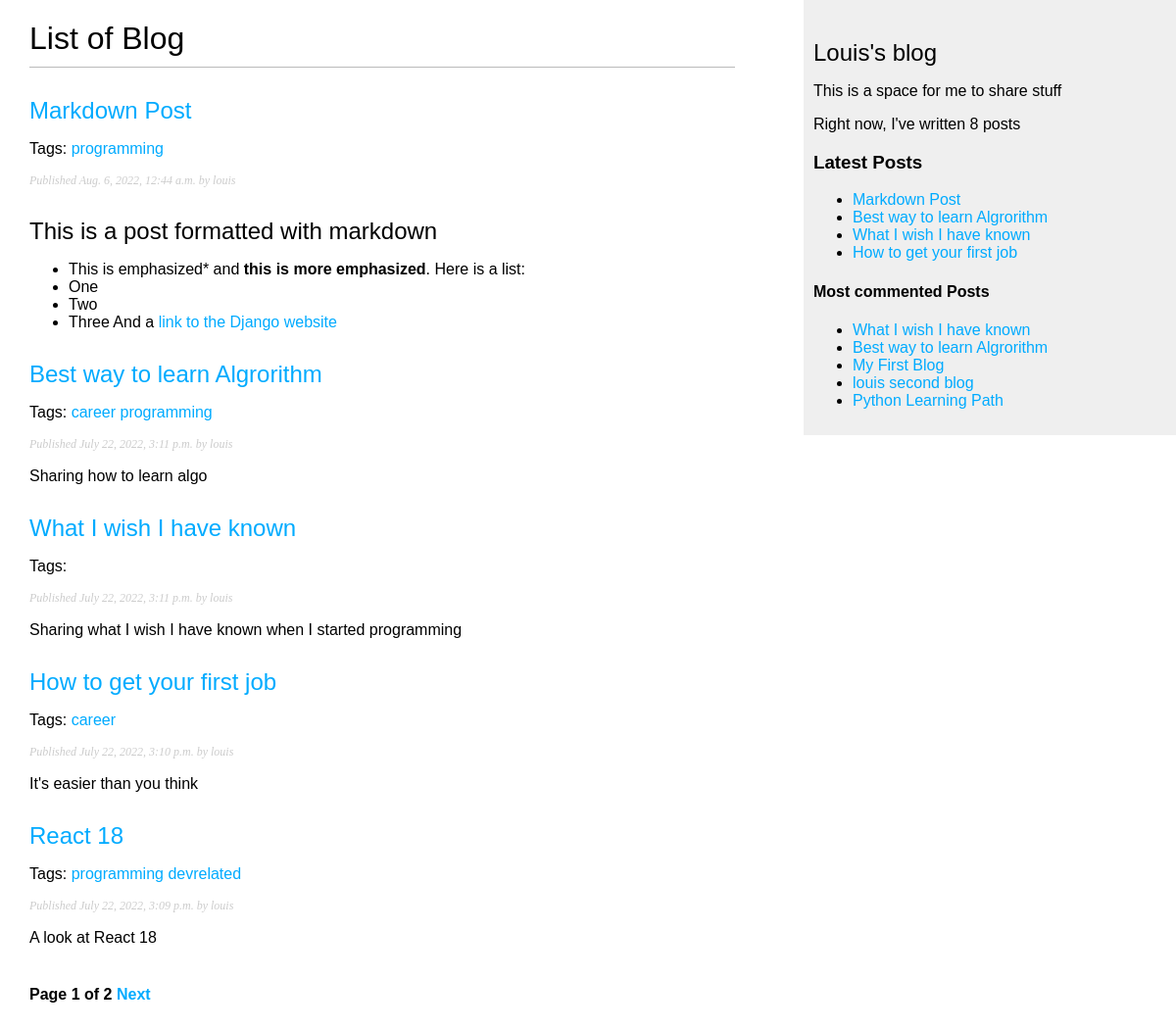
Screenshot of /blog/ with the database file from the repository.
### blog/models.py (models this page shows, shortened)
class Post(models.Model):
    STATUS_CHOICES =(
        ('draft', 'Draft'),
        ('published', 'Published'),
    )
    title = models.CharField(max_length=256)
    slug = models.SlugField(max_length=256, unique_for_date='publish')
    author = models.ForeignKey(User, on_delete=models.CASCADE, related_name='blog_posts')
    body = models.TextField()
    publish = models.DateTimeField(default=timezone.now)
    created = models.DateTimeField(auto_now_add=True)
    updated = models.DateTimeField(auto_now=True)
    status = models.CharField(max_length=10, choices=STATUS_CHOICES, default='draft')
    objects = models.Manager() # The default manager
    published = PublishedManager()
    tags = TaggableManager()
    def get_absolute_url(self):
        return reverse('blog:post_detail', args=[self.publish.year, self.publish.month, self.publish.day, self.slug])
    class Meta:
        ordering = ('-publish',)

### blog/views.py (the view)
# urls.py: path("", views.post_list, name="post_list"),
def post_list(request, tag_slug=None):
    object_list = Post.published.all()
    tag = None
    if tag_slug:
        tag = get_object_or_404(Tag, slug=tag_slug)
        object_list = object_list.filter(tags__in=[tag])
    paginator = Paginator(object_list, 5) # 5 posts in each page
    page = request.GET.get('page')
    try:
        posts = paginator.page(page)
    except PageNotAnInteger:
        posts = paginator.page(1)
    except EmptyPage:
        posts = paginator.page(paginator.num_pages)
    return render(request, 'blog/post/list.html', {'page': page, 'posts': posts, 'tag': tag})

### blog/models.py (called while the page is built)
    def get_queryset(self):
        return super(PublishedManager, self).get_queryset().filter(status='published')

### blog/templatetags/blog_tags.py (called while the page is built)
@register.simple_tag
def total_posts():
    return Post.published.count()

@register.inclusion_tag('blog/post/latest_posts.html')
def show_latest_posts(count=5):
    latest_posts = Post.published.order_by('-publish')[:count]
    return { 'latest_posts': latest_posts }

@register.simple_tag
def get_most_commented_posts(count=5):
    return Post.published.annotate(total_comments=Count('comments')).order_by('-total_comments')[:count]

@register.filter(name='markdown')
def markdown_format(text):
    return mark_safe(markdown.markdown(text))

### blog/templates/blog/post/list.html (shortened to what this page needs)
{% extends "blog/base.html" %}
{% load blog_tags %}
{% block content %}
<h1>List of Blog</h1>
{% for post in posts %}
<h2>
  <a href="{{ post.get_absolute_url }}"> {{ post.title }} </a>
</h2>
<p class="tags">
  Tags:
  {% for tag in post.tags.all %}
    <a href="/blog/tag/{{ tag.name }}">
      {{ tag.name }}
    </a>
{% endfor %}
</p>
<p class="date">Published {{ post.publish }} by {{ post.author }}</p>
{{ post.body|markdown|truncatewords_html:40 }}
{% endfor %}
{% include "pagination.html" with page=posts %}
{% endblock %}

### blog/templates/blog/base.html (shortened to what this page needs)
{% load blog_tags %}
{% load static %}
<!DOCTYPE html>
<html>
  <head>
    <link href="{% static 'css/blog.css' %}" rel="stylesheet">
  </head>
  <body>
    <div id="content">{% block content %} {% endblock %}</div>
    <div id="sidebar">
      <h2>Louis's blog</h2>
      <p>This is a space for me to share stuff</p>
      <p>Right now, I've written {% total_posts %} posts</p>
      <h3>Latest Posts</h3>
      {% show_latest_posts 4 %}
      <h4>Most commented Posts</h4>
      {% get_most_commented_posts as most_commented_posts %}
      <ul>
        {% for post in most_commented_posts %}
        <li>
          <a href="{{ post.get_absolute_url }}">{{post.title}}</a>
        </li>
        {% endfor %}
      </ul>
    </div>
  </body>
</html>

### blog/templates/blog/post/latest_posts.html
<ul>
    {% for post in latest_posts %}
    <li>
        <a href="{{ post.get_absolute_url }}">{{post.title}}</a>
    </li>
    {% endfor %}
</ul>

### blog/static/css/blog.css (style rules this page uses)
body { margin: 0; padding: 0; font-family: helvetica, sans-serif; }
a { color: #00abff; text-decoration: none; }
h1 { font-weight: normal; border-bottom: 1px solid #bbb; padding: 0 0 10px 0; }
h2 { font-weight: normal; margin: 30px 0 0; }
#content { float: left; width: 60%; padding: 0 0 0 30px; }
#sidebar { float: right; width: 30%; padding: 10px; background: #efefef; height: 100%; }
p.date { color: #ccc; font-family: georgia, serif; font-size: 12px; font-style: italic; }

### rows the page displays
Post: title "Markdown Post", publish "Aug. 6, 2022, 12:44 a.m.", author "louis", body "This is a post formatted with markdown This is emphasized* and this is more emphasized . Here is a list: One Two Three And a link to the Django website"
Tag: name "programming"
Post: title "Best way to learn Algrorithm", publish "July 22, 2022, 3:11 p.m.", author "louis", body "Sharing how to learn algo"
Tag: name "career"
Post: title "What I wish I have known", publish "July 22, 2022, 3:11 p.m.", author "louis", body "Sharing what I wish I have known when I started programming"
Post: title "How to get your first job", publish "July 22, 2022, 3:10 p.m.", author "louis", body "It's easier than you think"
Post: title "React 18", publish "July 22, 2022, 3:09 p.m.", author "louis", body "A look at React 18"
Tag: name "devrelated"
Post: title "My First Blog"
Post: title "louis second blog"
Post: title "Python Learning Path"

### other values shown
{{ page.number }} "1"
{{ page.paginator.num_pages }} "2"
